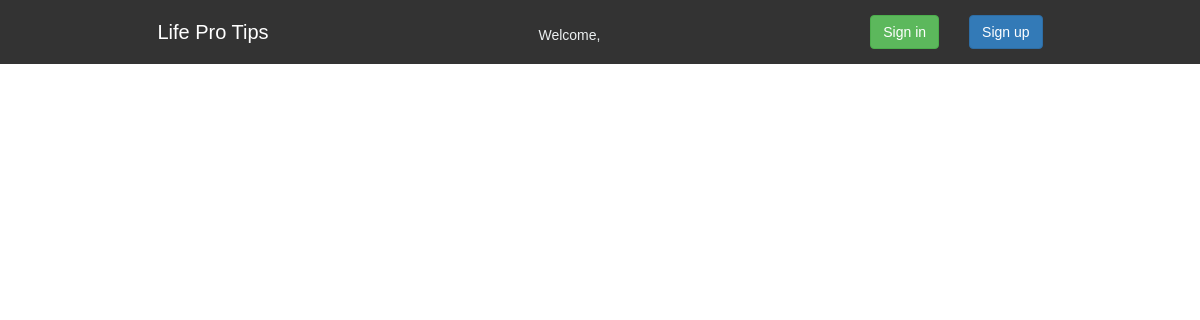
Page /ex/ on the earlier database version.
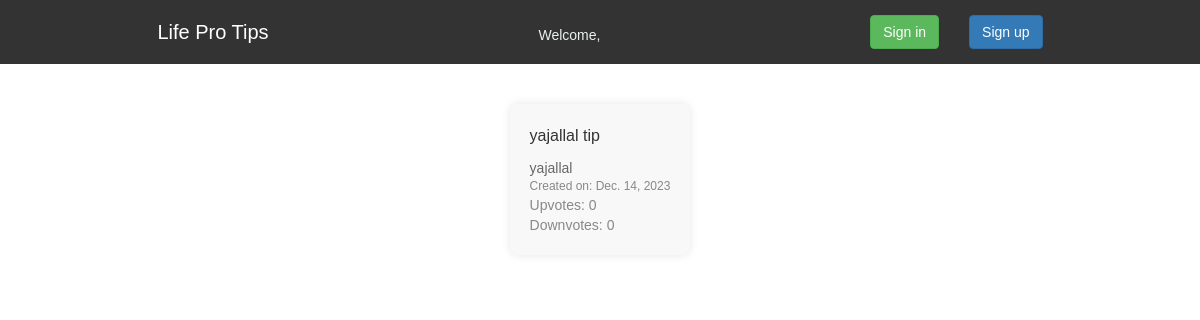
Same page on the later database version.
### ex/models.py (models this page shows)
class Tip(models.Model):
    content = models.TextField()
    author = models.CharField(max_length=64)
    date = models.DateField(auto_now=True)
    upvote = models.ManyToManyField(CustomUser, related_name='upvote')
    downvote = models.ManyToManyField(CustomUser, related_name='downvote')
    class Meta:
        permissions = (("downvote_tip", "can downvote a tip"),)

### ex/views.py (the view, shortened to what this page needs)
# urls.py: 2. Add a URL to urlpatterns:  path('', Home.as_view(), name='home')
class Home(View):
    def get(self, request, *args, **kwargs):
        name = getattr(settings, 'DEFAULT_NAMES')[random.randint(0, 9)]
        nb_points = 0
        tips_form = TipsForm()
        all_tips = [TipInfo(tip.id, tip.content, tip.author, tip.date, tip.upvote.all().count(), tip.downvote.all().count())
                    for tip in Tip.objects.all()]
        if (request.session.get("_auth_user_id")):
            name = request.user
            try:
                nb_points = CustomUser.objects.get(username=name).nb_points
            except CustomUser.DoesNotExist:
                nb_points = 0
        return render(request, 'home.html', {"tips_form": tips_form,
                                                "name": name,
                                                'nb_points': nb_points,
                                                'is_active': request.session.get("_auth_user_id"),
                                                'all_tips' : all_tips})

### ex/templates/home.html (shortened to what this page needs)
{% load bootstrap3 %}
{% bootstrap_css %}
<!DOCTYPE html>
<html lang="en">
<head>
</head>
<body>
    {% include 'navbar.html' %}
    <div class="tips">
        {% for tip in all_tips %}
            <div class="tip-container">
                <div class="tip-content">
                    {{ tip.content }}
                </div>
                <div class="tip-author">
                    {{ tip.author }}
                </div>
                <div class="tip-date">
                    Created on: {{ tip.date }}
                </div>
                <div class="vote-count">Upvotes: {{ tip.upvotes }}</div>
                <div class="vote-count">Downvotes: {{ tip.downvotes }}</div>
            </div>
        {% endfor %}
    </div>
</body>
</html>

Differences in the rows shown:
added Tip: content "yajallal tip", author "yajallal", date "Dec. 14, 2023"
Other differences:
new list line: "Created on: Upvotes: 0 Downvotes: 0"
